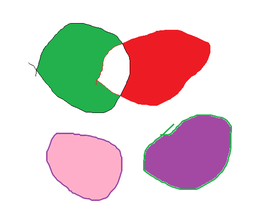
#> input picture cas_simple.png, 256 x 212 px, shrunk from 533 x 441 before the run
$ jupyter execute MeanShiftSegmentation_ScikitLearn.ipynb   (shell and % lines are left out)
#> lines starting #> are read from the running program, lines starting #| are printed output that depends on the picture
[cell 1]
import numpy as np
from sklearn.cluster import MeanShift
from sklearn.feature_extraction.image import extract_patches_2d,reconstruct_from_patches_2d
from matplotlib import pyplot as plt
import cv2
import random

[cell 2]
#path="trash_image.jpg"
#path="Arcimboldo.jpg"
path="cas_simple.png"
resize_ratio =1
img=cv2.resize(cv2.imread(path,1), (0,0), fx=resize_ratio, fy=resize_ratio)
#> img is the input picture: shape (212, 256, 3); mean B, G, R 205.4, 204.6, 222.6
rgb = cv2.cvtColor(img, cv2.COLOR_BGR2RGB)
plt.imshow(rgb,interpolation='nearest')
plt.show()
lab=cv2.cvtColor(img, cv2.COLOR_BGR2LAB)
#> lab: shape (212, 256, 3); mean of channels 0, 1, 2 218, 135.5, 133.6
hsv=cv2.cvtColor(img, cv2.COLOR_BGR2HSV)
#> hsv: shape (212, 256, 3); mean H, S, V 50.5, 58.4, 236.7
print(rgb.shape)
#| (212, 256, 3)

[cell 3]
D=np.zeros((lab.shape[0]*lab.shape[1],5))
counter=0
for i in range(img.shape[0]):
    for j in range(img.shape[1]):
        arr= lab[i][j]
        D[counter]=np.array([arr[0],arr[1],arr[2],i,j])
        counter+=1
#> after the loop, counter = 54272
print('espace de caractéristiques généré')

[cell 4]
model=MeanShift(n_jobs=-1, cluster_all=True,bin_seeding=True,bandwidth=60)
model.fit(D)
print(len(model.cluster_centers_))

[cell 5]
result=np.zeros_like(lab)
for (_,_,_,x,y), label in zip(D, model.labels_):
    color_lab=np.uint8([[np.apply_along_axis(lambda x : np.round(x),0,model.cluster_centers_[label][:3])]])
    color_rgb=cv2.cvtColor(color_lab, cv2.COLOR_LAB2RGB)
    result[int(x)][int(y)]=color_rgb[0,0]
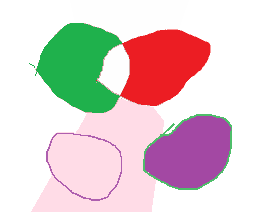
#> result: shape (212, 256, 3); mean R, G, B 222.4, 204, 204.5

plt.imshow(result, interpolation='nearest')
plt.show()
